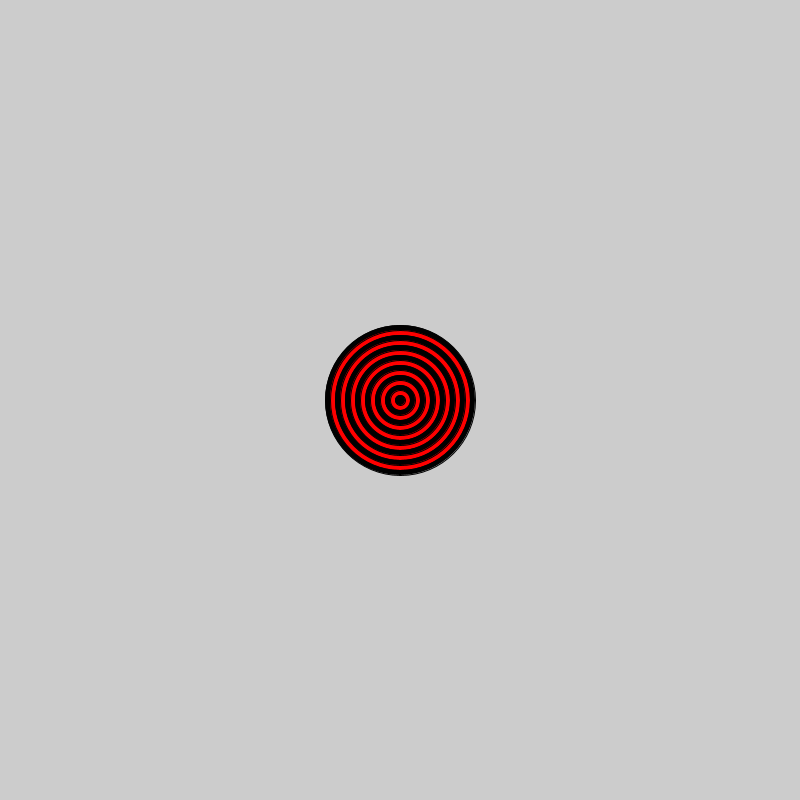
Frame 1 (no input)
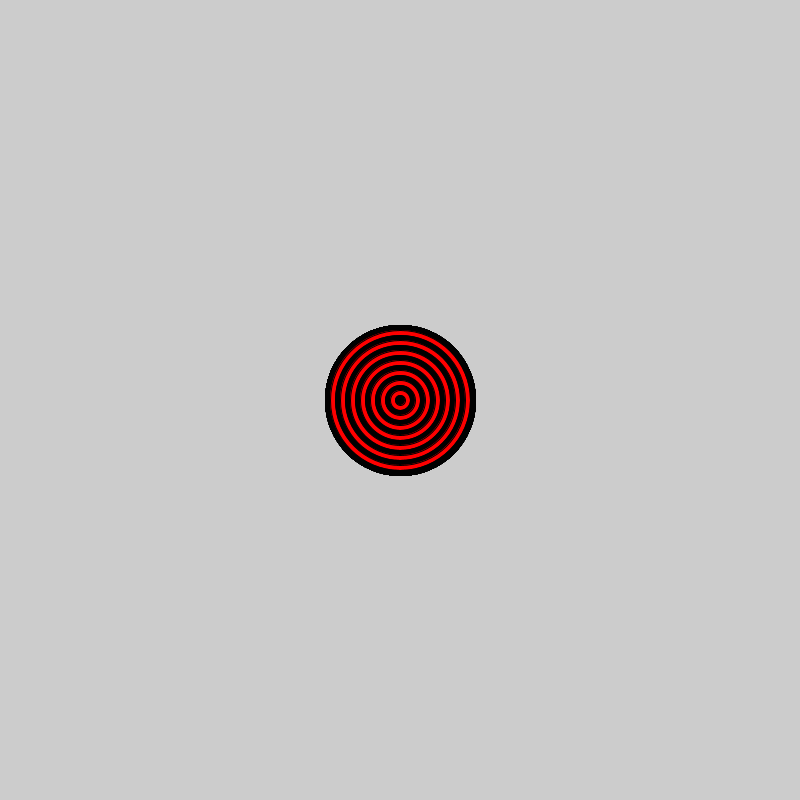
Frame 60 (the mouse pressed at the canvas centre just before this capture)
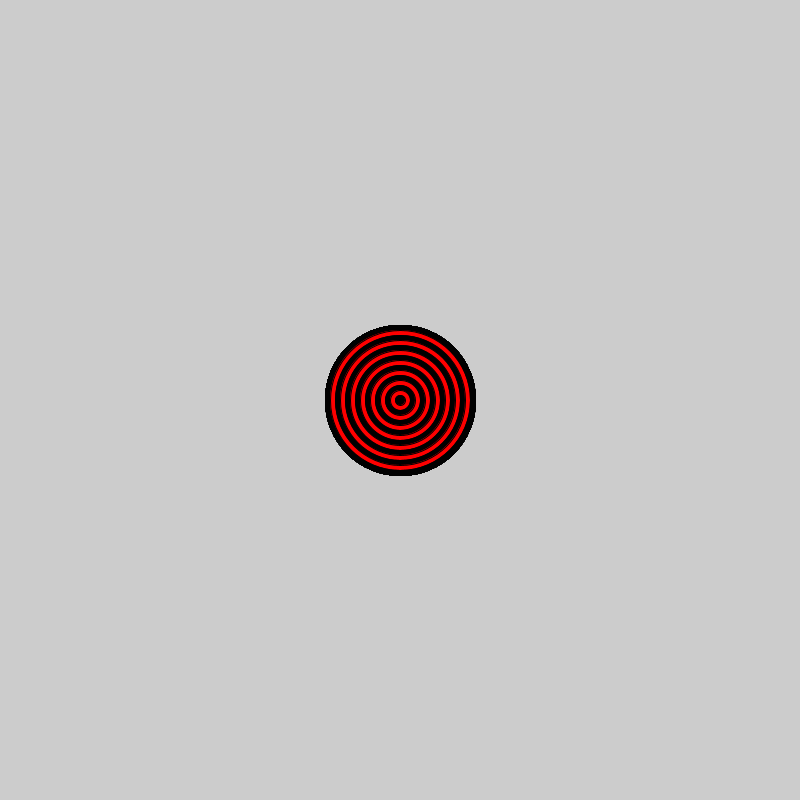
Frame 120 (the mouse held since frame 60 and released just before this capture)

The Processing sketch that drew these frames (run headless with seeded random() and noise(); from frame 60 on, the mouse is pressed at the canvas centre):

// Processing sketch: Bullseye
// ── Bullseye.pde
void setup() {
  size(800,800);
  
}

void draw() {
  for (int i = 15; i > 0; i-- ){
    
    if (i % 2 == 0){
      fill(255,0,0);
    }
    else {
      fill(0,0,0);
    }
  ellipse(400, 400, 10 * i , 10 * i);
  
}
}
